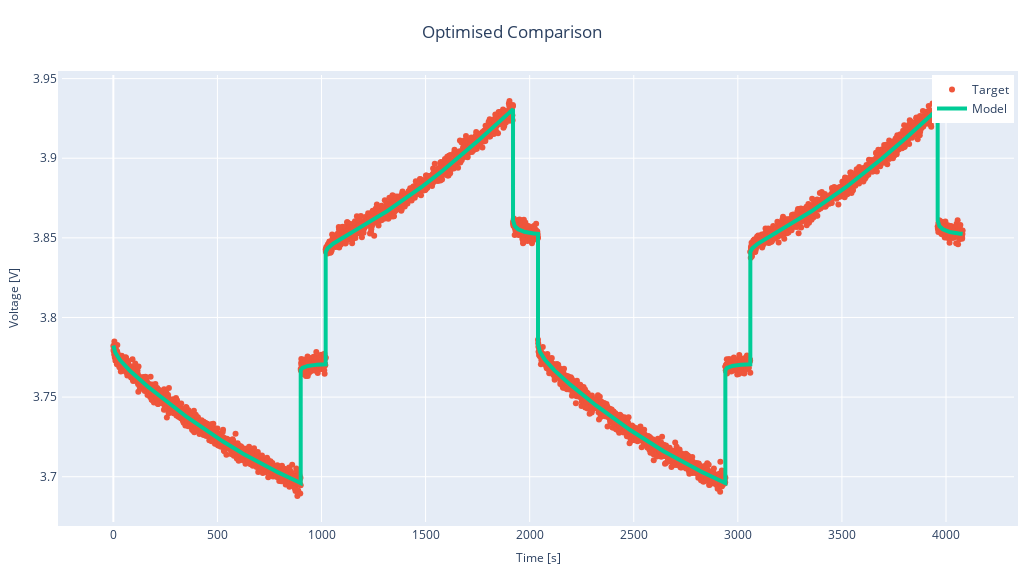

Write notebook code for a chart like this one.
### Markdown cell above
## Plotting and Visualization

We can quickly plot the system's response using the estimated parameters compared to the target:

### Code cell
pybop.quick_plot(x, cost, title="Optimised Comparison");

### Figure 1 — Plotly figure (JSON) as saved in the notebook; plotly's stock layout.template omitted (floating-point values rounded to 4 significant figures; data arrays with more than 128 entries replaced by an {"elided": "..."} marker saying what was removed)
{"data": [{"fill": "toself", "fillcolor": "rgba(255,229,204,0.8)", "hoverinfo": "skip", "line": {"color": "rgba(255,255,255,0)"}, "showlegend": false, "type": "scatter", "x": {"elided": "8176 float values"}, "y": {"elided": "8176 float values"}}, {"mode": "markers", "name": "Target", "type": "scatter", "x": {"elided": "4088 float values"}, "y": {"elided": "4088 float values"}}, {"line": {"width": 4}, "mode": "lines", "name": "Model", "type": "scatter", "x": {"elided": "4088 float values"}, "y": {"elided": "4088 float values"}}], "layout": {"autosize": false, "height": 576, "legend": {"font": {"size": 12}, "x": 1, "xanchor": "right", "y": 1, "yanchor": "top"}, "margin": {"b": 10, "l": 10, "pad": 4, "r": 10, "t": 75}, "showlegend": true, "title": {"text": "Optimised Comparison", "x": 0.5}, "width": 1024, "xaxis": {"autorange": true, "range": [-246.8, 4327.0], "tickfont": {"size": 12}, "title": {"font": {"size": 12}, "text": "Time [s]"}, "type": "linear"}, "yaxis": {"autorange": true, "range": [3.672, 3.952], "tickfont": {"size": 12}, "title": {"font": {"size": 12}, "text": "Voltage [V]"}, "type": "linear"}}}
